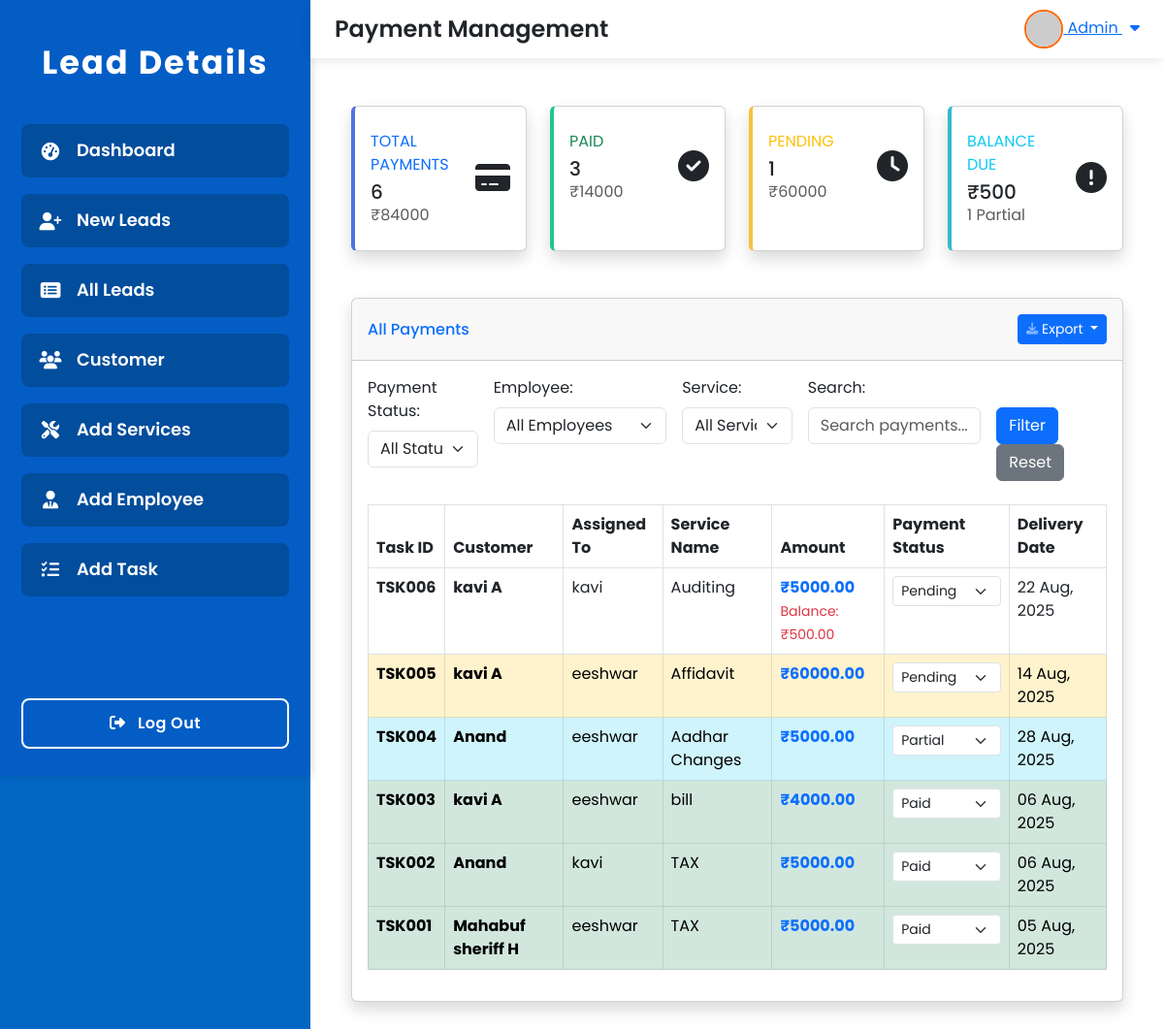
The page /payments/ on the database its author committed.
### lead/models.py (models this page shows, shortened)
class Task(models.Model):
    PAYMENT_STATUS_CHOICES = [
        ('paid', 'Paid'),
        ('pending', 'Pending'),
        ('balance', 'Balance'),
    ]
    TASK_STATUS_CHOICES = [
        ('assigned', 'Assigned'),
        ('in_progress', 'In Progress'),
        ('completed', 'Completed'),
        ('on_hold', 'On Hold'),
        ('cancelled', 'Cancelled'),
    ]
    task_id = models.CharField(max_length=20, unique=True, blank=True)
    assigned_to = models.ForeignKey(Employee, on_delete=models.CASCADE, related_name='assigned_tasks')
    customer_name = models.ForeignKey(Lead, on_delete=models.CASCADE, related_name='customer_tasks')
    service_name = models.ForeignKey(Service, on_delete=models.CASCADE, related_name='service_tasks')
    delivery_date = models.DateField()
    payment_amount = models.DecimalField(max_digits=10, decimal_places=2)
    payment_status = models.CharField(max_length=10, choices=PAYMENT_STATUS_CHOICES, default='pending')
    balance_amount = models.DecimalField(max_digits=10, decimal_places=2, default=0.00, blank=True, null=True)
    task_notes = models.TextField(blank=True, null=True)
    task_status = models.CharField(max_length=15, choices=TASK_STATUS_CHOICES, default='assigned')
    created_at = models.DateTimeField(auto_now_add=True)
    updated_at = models.DateTimeField(auto_now=True)
    class Meta:
        ordering = ['-created_at']

class Lead(models.Model):
    customer_id = models.CharField(max_length=50, unique=True)
    customer_name = models.CharField(max_length=200)
    mobile_no = models.CharField(max_length=15)
    father_name = models.CharField(max_length=200, blank=True, null=True)
    spouse_name = models.CharField(max_length=200, blank=True, null=True)
    mother_name = models.CharField(max_length=200, blank=True, null=True)
    aadhar_card_no = models.CharField(max_length=12, blank=True, null=True)
    pan_no = models.CharField(max_length=10, blank=True, null=True)
    company_name = models.CharField(max_length=200, blank=True, null=True)
    email_id = models.EmailField(blank=True, null=True)
    gst_no = models.CharField(max_length=15, blank=True, null=True)
    cin_no = models.CharField(max_length=21, blank=True, null=True)
    assigned_to = models.CharField(max_length=200, blank=True, null=True)
    delivery_date = models.DateField(blank=True, null=True)
    upload_document = models.FileField(upload_to='documents/', blank=True, null=True)
    note = models.TextField(blank=True, null=True)
    created_at = models.DateTimeField(auto_now_add=True)
    updated_at = models.DateTimeField(auto_now=True)
    class Meta:
        ordering = ['-created_at']

class Employee(models.Model):
    employee_id = models.CharField(max_length=20, unique=True)
    employee_name = models.CharField(max_length=100)
    phone_number = models.CharField(max_length=15)
    email = models.EmailField()
    address = models.TextField()

class Service(models.Model):
    CATEGORY_CHOICES = [
        ('Tax', 'Tax'),
        ('Registration', 'Registration'),
        ('Consultancy', 'Consultancy'),
        ('Filing', 'Filing'),
        ('Legal', 'Legal'),
    ]
    name = models.CharField(max_length=200)
    category = models.CharField(max_length=50, choices=CATEGORY_CHOICES)
    base_price = models.DecimalField(max_digits=10, decimal_places=2)
    description = models.TextField(blank=True, null=True)
    created_at = models.DateTimeField(auto_now_add=True)
    updated_at = models.DateTimeField(auto_now=True)
    class Meta:
        ordering = ['name']

### lead/views.py (the view, shortened to what this page needs)
# urls.py: path('payments/', views.payment_list, name='payment_list'),
def payment_list(request):
    status_filter = request.GET.get('status', '')
    employee_filter = request.GET.get('employee', '')
    service_filter = request.GET.get('service', '')
    search_query = request.GET.get('search', '')
    payments = Task.objects.all().select_related('customer_name', 'assigned_to', 'service_name')
    if status_filter:
        payments = payments.filter(payment_status=status_filter)
    if employee_filter:
        payments = payments.filter(assigned_to_id=employee_filter)
    if service_filter:
        payments = payments.filter(service_name_id=service_filter)
    payments = payments.order_by('-created_at')
    paginator = Paginator(payments, 15)  # Show 15 payments per page
    page_number = request.GET.get('page')
    payments = paginator.get_page(page_number)
    all_payments = Task.objects.all()
    total_payments = all_payments.count()
    paid_payments = all_payments.filter(payment_status='paid').count()
    pending_payments = all_payments.filter(payment_status='pending').count()
    partial_payments = all_payments.filter(payment_status='partial').count()
    total_amount = all_payments.aggregate(Sum('payment_amount'))['payment_amount__sum'] or 0
    paid_amount = all_payments.filter(payment_status='paid').aggregate(Sum('payment_amount'))['payment_amount__sum'] or 0
    pending_amount = all_payments.filter(payment_status='pending').aggregate(Sum('payment_amount'))['payment_amount__sum'] or 0
    balance_amount = all_payments.aggregate(Sum('balance_amount'))['balance_amount__sum'] or 0
    employees = Employee.objects.all().order_by('employee_name')
    services = Service.objects.all().order_by('name')
    context = {
        'payments': payments,
        'total_payments': total_payments,
        'paid_payments': paid_payments,
        'pending_payments': pending_payments,
        'partial_payments': partial_payments,
        'total_amount': total_amount,
        'paid_amount': paid_amount,
        'pending_amount': pending_amount,
        'balance_amount': balance_amount,
        'employees': employees,
        'services': services,
        'status_filter': status_filter,
        'employee_filter': employee_filter,
        'service_filter': service_filter,
        'search_query': search_query,
    }
    return render(request, 'payment_list.html', context)

### lead/templates/payment_list.html (shortened to what this page needs)
{% extends 'base.html' %}
{% block page_title %}Payment Management{% endblock %}
{% block content %}
<div class="container-fluid my-4">
    <div class="row mb-4">
        <div class="col-xl-3 col-md-6 mb-4">
            <div class="card border-left-primary shadow h-100 py-2">
                <div class="card-body">
                    <div class="row no-gutters align-items-center">
                        <div class="col mr-2">
                            <div class="text-xs font-weight-bold text-primary text-uppercase mb-1">Total Payments</div>
                            <div class="h5 mb-0 font-weight-bold text-gray-800">{{ total_payments }}</div>
                            <div class="text-xs text-muted">₹{{ total_amount|floatformat:0 }}</div>
                        </div>
                        <div class="col-auto">
                            <i class="fas fa-credit-card fa-2x text-gray-300"></i>
                        </div>
                    </div>
                </div>
            </div>
        </div>
        <div class="col-xl-3 col-md-6 mb-4">
            <div class="card border-left-success shadow h-100 py-2">
                <div class="card-body">
                    <div class="row no-gutters align-items-center">
                        <div class="col mr-2">
                            <div class="text-xs font-weight-bold text-success text-uppercase mb-1">Paid</div>
                            <div class="h5 mb-0 font-weight-bold text-gray-800">{{ paid_payments }}</div>
                            <div class="text-xs text-muted">₹{{ paid_amount|floatformat:0 }}</div>
                        </div>
                        <div class="col-auto">
                            <i class="fas fa-check-circle fa-2x text-gray-300"></i>
                        </div>
                    </div>
                </div>
            </div>
        </div>
        <div class="col-xl-3 col-md-6 mb-4">
            <div class="card border-left-warning shadow h-100 py-2">
                <div class="card-body">
                    <div class="row no-gutters align-items-center">
                        <div class="col mr-2">
                            <div class="text-xs font-weight-bold text-warning text-uppercase mb-1">Pending</div>
                            <div class="h5 mb-0 font-weight-bold text-gray-800">{{ pending_payments }}</div>
                            <div class="text-xs text-muted">₹{{ pending_amount|floatformat:0 }}</div>
                        </div>
                        <div class="col-auto">
                            <i class="fas fa-clock fa-2x text-gray-300"></i>
                        </div>
                    </div>
                </div>
            </div>
        </div>
        <div class="col-xl-3 col-md-6 mb-4">
            <div class="card border-left-info shadow h-100 py-2">
                <div class="card-body">
                    <div class="row no-gutters align-items-center">
                        <div class="col mr-2">
                            <div class="text-xs font-weight-bold text-info text-uppercase mb-1">Balance Due</div>
                            <div class="h5 mb-0 font-weight-bold text-gray-800">₹{{ balance_amount|floatformat:0 }}</div>
                            <div class="text-xs text-muted">{{ partial_payments }} Partial</div>
                        </div>
                        <div class="col-auto">
                            <i class="fas fa-exclamation-circle fa-2x text-gray-300"></i>
                        </div>
                    </div>
                </div>
            </div>
        </div>
    </div>
    <div class="card shadow mb-4">
        <div class="card-header py-3 d-flex flex-row align-items-center justify-content-between">
            <h6 class="m-0 font-weight-bold text-primary">All Payments</h6>
            <div class="dropdown">
                <button class="btn btn-primary btn-sm dropdown-toggle" type="button" data-bs-toggle="dropdown">
                     Export
                </button>
            </div>
        </div>
        <div class="card-body">
            <form method="get" class="row g-3 mb-4">
                <div class="col-md-2">
                    <label for="status" class="form-label">Payment Status:</label>
                    <select class="form-select" id="status" name="status">
                        <option value="">All Status</option>
                    </select>
                </div>
                <div class="col-md-3">
                    <label for="employee" class="form-label">Employee:</label>
                    <select class="form-select" id="employee" name="employee">
                        <option value="">All Employees</option>
                    </select>
                </div>
                <div class="col-md-2">
                    <label for="service" class="form-label">Service:</label>
                    <select class="form-select" id="service" name="service">
                        <option value="">All Services</option>
                    </select>
                </div>
                <div class="col-md-3">
                    <label for="search" class="form-label">Search:</label>
                    <input type="text" class="form-control" id="search" name="search"
                           value="{{ search_query }}" placeholder="Search payments...">
                </div>
                <div class="col-md-2">
                    <label class="form-label">&nbsp;</label>
                    <div>
                        <button type="submit" class="btn btn-primary">Filter</button>
                        <a href="{% url 'payment_list' %}" class="btn btn-secondary">Reset</a>
                    </div>
                </div>
            </form>
            <div class="table-responsive">
                <table class="table table-bordered" id="paymentsTable" width="100%" cellspacing="0">
                    <thead>
                        <tr>
                            <th>Task ID</th>
                            <th>Customer</th>
                            <th>Assigned To</th>
                            <th>Service Name</th>
                            <th>Amount</th>
                            <th>Payment Status</th>
                            <th>Delivery Date</th>
                        </tr>
                    </thead>
                    <tbody>
                        {% for payment in payments %}
                        <tr {% if payment.payment_status == 'pending' %}class="table-warning"{% elif payment.payment_status == 'paid' %}class="table-success"{% elif payment.payment_status == 'partial' %}class="table-info"{% endif %}>
                            <td>
                                <strong>{{ payment.task_id }}</strong>
                            </td>
                            <td>
                                <div>
                                    <strong>{{ payment.customer_name.customer_name }}</strong><br>
                                </div>
                            </td>
                            <td>{{ payment.assigned_to.employee_name }}</td>
                            <td>{{ payment.service_name.name }}</td>
                            <td>
                                <strong class="text-primary">₹{{ payment.payment_amount }}</strong>
                                {% if payment.balance_amount > 0 %}
                                    <br><small class="text-danger">Balance: ₹{{ payment.balance_amount }}</small>
                                {% endif %}
                            </td>
                            <td>
                                <select class="form-select form-select-sm payment-status-select" data-payment-id="{{ payment.id }}">
                                    <option value="pending" {% if payment.payment_status == 'pending' %}selected{% endif %}>Pending</option>
                                    <option value="partial" {% if payment.payment_status == 'partial' %}selected{% endif %}>Partial</option>
                                    <option value="paid" {% if payment.payment_status == 'paid' %}selected{% endif %}>Paid</option>
                                </select>
                            </td>
                            <td>{{ payment.delivery_date|date:"d M, Y" }}</td>
                        </tr>
                        {% empty %}
                        <tr>
                            <td colspan="8" class="text-center">No payments found.</td>
                        </tr>
                        {% endfor %}
                    </tbody>
                </table>
            </div>
        </div>
    </div>
</div>
{% endblock %}

### lead/templates/base.html (style rules this page uses)
:root { --menu-bg: #035dc5; --menu-highlight: #fe6902; --menu-item-bg: #024d9c; --menu-item-hover: #1677ff; --sidebar-width: 320px; --header-height: 60px; --transition-speed: 0.3s; }
html, body { height: 100%; margin: 0; padding: 0; font-family: 'Poppins', Arial, sans-serif; background: #0366c3; color: #4a4a4a; overflow-y: auto; }

### lead/templates/payment_list.html (style rules this page uses)
.border-left-primary { border-left: 0.25rem solid #4e73df !important; }
.border-left-success { border-left: 0.25rem solid #1cc88a !important; }
.border-left-warning { border-left: 0.25rem solid #f6c23e !important; }
.border-left-info { border-left: 0.25rem solid #36b9cc !important; }
.table-success { background-color: #d1edff !important; }
.table-warning { background-color: #fff3cd !important; }
.table-info { background-color: #d1ecf1 !important; }
.payment-status-select { min-width: 100px; }

### rows shown on the page
Task: task_id "TSK006", customer_name.customer_name "kavi A", assigned_to.employee_name "kavi", service_name.name "Auditing", payment_amount "5000.00", balance_amount "500.00", id "Pending", delivery_date "22 Aug, 2025"
Task: task_id "TSK005", customer_name.customer_name "kavi A", assigned_to.employee_name "eeshwar", service_name.name "Affidavit", payment_amount "60000.00", payment_status+id "Pending", delivery_date "14 Aug, 2025"
Task: task_id "TSK004", customer_name.customer_name "Anand", assigned_to.employee_name "eeshwar", service_name.name "Aadhar Changes", payment_amount "5000.00", payment_status+id "Partial", delivery_date "28 Aug, 2025"
Task: task_id "TSK003", customer_name.customer_name "kavi A", assigned_to.employee_name "eeshwar", service_name.name "bill", payment_amount "4000.00", payment_status+id "Paid", delivery_date "06 Aug, 2025"
Task: task_id "TSK002", customer_name.customer_name "Anand", assigned_to.employee_name "kavi", service_name.name "TAX", payment_amount "5000.00", payment_status+id "Paid", delivery_date "06 Aug, 2025"
Task: task_id "TSK001", customer_name.customer_name "Mahabuf sheriff H", assigned_to.employee_name "eeshwar", service_name.name "TAX", payment_amount "5000.00", payment_status+id "Paid", delivery_date "05 Aug, 2025"

### other values the page prints
{{ total_payments }} "6"
{{ total_amount|floatformat:0 }} "84000"
{{ paid_payments }} "3"
{{ paid_amount|floatformat:0 }} "14000"
{{ pending_payments }} "1"
{{ pending_amount|floatformat:0 }} "60000"
{{ balance_amount|floatformat:0 }} "500"
{{ partial_payments }} "1"
